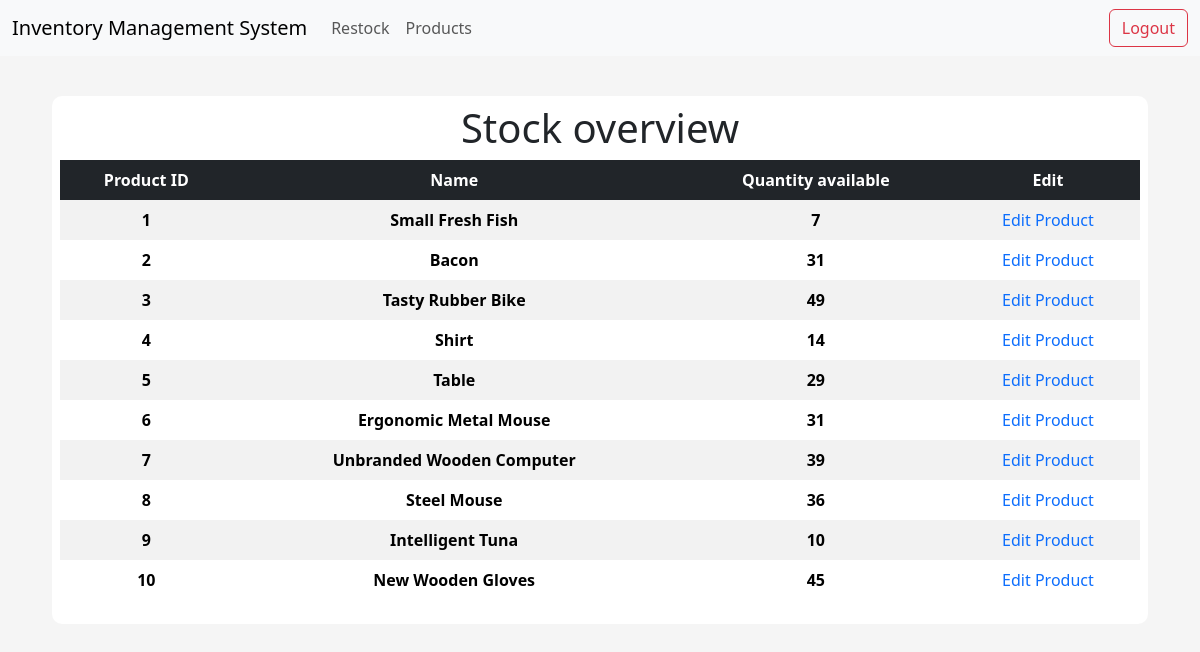
Page /products on the committed database.
### app/models/tables.py (models this page shows, shortened)
class Product(db.Model):
    __tablename__ = "product"
    id = db.Column(db.Integer, primary_key=True)
    name = db.Column(db.String(50), nullable=False, unique=True)
    price = db.Column(db.Float, nullable=False)
    quantity_available = db.Column(db.Integer)

### app/controllers/default.py (the view)
@app.route("/products", methods=["GET", "POST"])
def products():
    products = Product.query.order_by(Product.id).all()
    return render_template("products_list.html", products=products)

### app/templates/products_list.html
{% extends "index.html" %}
{% block body %}
<div class="content-section">
    <div class="title">
        <h1>Stock overview</h1>
    </div>
    <table class="table table-striped table-borderless table-hover text-center">
        <thead class="table-dark table-sm">
            <tr>
                <th scope="col">Product ID</th>
                <th scope="col">Name</th>
                <th scope="col">Quantity available</th>
                <th scope="col">Edit</th>
            </tr>
        </thead>
        <tbody>
            {% for product in products %}
            <tr>
                <th scope="row">{{ product.id }}</th>
                <th scope="row">{{ product.name }}</th>
                <th scope="row">{{ product.quantity_available }}</th>
                <td><a style="text-decoration: none;" href="{{ url_for('product', id=product.id)}}"> Edit Product </a></td>
            </tr>
            {% endfor %}
        </tbody>
    </table>
</div>
{% endblock body %}

### app/templates/index.html (shortened to what this page needs)
<!DOCTYPE html>
<html lang="en">
<head>
    <link href="https://cdn.jsdelivr.net/npm/bootstrap@5.3.2/dist/css/bootstrap.min.css" rel="stylesheet">
    <link rel="stylesheet" href="{{ url_for('static', filename='css/main.css') }}">
    <link href="//netdna.bootstrapcdn.com/font-awesome/3.2.1/css/font-awesome.css" rel="stylesheet">
</head>
<body>
    {% include "navbar.html" %}
      <div class="container-fluid main-container">
        {% block body %}{% endblock body %}
      </div>
</body>
</html>

### app/templates/navbar.html (shortened to what this page needs)
<nav class="navbar navbar-expand-lg bg-body-tertiary">
    <div class="container-fluid">
      <a class="navbar-brand" href="{{ url_for('index') }}">Inventory Management System</a>
      <div class="collapse navbar-collapse" id="navbarSupportedContent">
        <ul class="navbar-nav me-auto mb-2 mb-lg-0">
          <li class="nav-item">
            <a class="nav-link" href="{{ url_for('restock') }}">Restock</a>
          </li>
          <li class="nav-item">
            <a class="nav-link" href="{{ url_for('products') }}">Products</a>
          </li>
        </ul>
        <form class="d-flex" action="{{ url_for('logout') }}">
          <button type="submit" class="btn btn-outline-danger">Logout</button>
        </form>
      </div>
    </div>
  </nav>

### app/static/css/main.css (style rules this page uses)
body { background-color: rgb(245, 245, 245); }
.content-section { background: #fff; margin: 40px; padding: 0.5rem 0.5rem; border-radius: 10px; }
.title h1 { text-align: center; align-items: center; }

### rows in the picture
Product: id "1", name "Small Fresh Fish", quantity_available "7"
Product: id "2", name "Bacon", quantity_available "31"
Product: id "3", name "Tasty Rubber Bike", quantity_available "49"
Product: id "4", name "Shirt", quantity_available "14"
Product: id "5", name "Table", quantity_available "29"
Product: id "6", name "Ergonomic Metal Mouse", quantity_available "31"
Product: id "7", name "Unbranded Wooden Computer", quantity_available "39"
Product: id "8", name "Steel Mouse", quantity_available "36"
Product: id "9", name "Intelligent Tuna", quantity_available "10"
Product: id "10", name "New Wooden Gloves", quantity_available "45"
